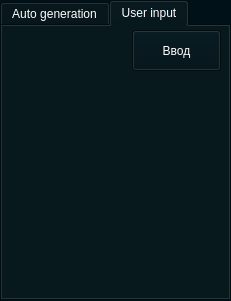
   <widget class="QTabWidget" name="tabWidget">
    <property name="geometry">
     <rect>
      <x>10</x>
      <y>70</y>
      <width>231</width>
      <height>301</height>
     </rect>
    </property>
    <property name="palette">
     <palette>
      <active>
       <colorrole role="WindowText">
        <brush brushstyle="SolidPattern">
         <color alpha="255">
          <red>255</red>
          <green>255</green>
          <blue>255</blue>
         </color>
        </brush>
       </colorrole>
       <colorrole role="Button">
        <brush brushstyle="SolidPattern">
         <color alpha="255">
          <red>0</red>
          <green>17</green>
          <blue>23</blue>
         </color>
        </brush>
       </colorrole>
       <colorrole role="Text">
        <brush brushstyle="SolidPattern">
         <color alpha="255">
          <red>255</red>
          <green>255</green>
          <blue>255</blue>
         </color>
        </brush>
       </colorrole>
       <colorrole role="ButtonText">
        <brush brushstyle="SolidPattern">
         <color alpha="255">
          <red>255</red>
          <green>255</green>
          <blue>255</blue>
         </color>
        </brush>
       </colorrole>
       <colorrole role="Base">
        <brush brushstyle="SolidPattern">
         <color alpha="255">
          <red>27</red>
          <green>91</green>
          <blue>95</blue>
         </color>
        </brush>
       </colorrole>
       <colorrole role="Window">
        <brush brushstyle="SolidPattern">
         <color alpha="255">
          <red>0</red>
          <green>17</green>
          <blue>23</blue>
         </color>
        </brush>
       </colorrole>
       <colorrole role="ToolTipText">
        <brush brushstyle="SolidPattern">
         <color alpha="255">
          <red>255</red>
          <green>255</green>
          <blue>255</blue>
         </color>
        </brush>
       </colorrole>
      </active>
      <inactive>
       <colorrole role="WindowText">
        <brush brushstyle="SolidPattern">
         <color alpha="255">
          <red>255</red>
          <green>255</green>
          <blue>255</blue>
         </color>
        </brush>
       </colorrole>
       <colorrole role="Button">
        <brush brushstyle="SolidPattern">
         <color alpha="255">
          <red>0</red>
          <green>17</green>
          <blue>23</blue>
         </color>
        </brush>
       </colorrole>
       <colorrole role="Text">
        <brush brushstyle="SolidPattern">
         <color alpha="255">
          <red>255</red>
          <green>255</green>
          <blue>255</blue>
         </color>
        </brush>
       </colorrole>
       <colorrole role="ButtonText">
        <brush brushstyle="SolidPattern">
         <color alpha="255">
          <red>255</red>
          <green>255</green>
          <blue>255</blue>
         </color>
        </brush>
       </colorrole>
       <colorrole role="Base">
        <brush brushstyle="SolidPattern">
         <color alpha="255">
          <red>27</red>
          <green>91</green>
          <blue>95</blue>
         </color>
        </brush>
       </colorrole>
       <colorrole role="Window">
        <brush brushstyle="SolidPattern">
         <color alpha="255">
          <red>0</red>
          <green>17</green>
          <blue>23</blue>
         </color>
        </brush>
       </colorrole>
       <colorrole role="ToolTipText">
        <brush brushstyle="SolidPattern">
         <color alpha="255">
          <red>255</red>
          <green>255</green>
          <blue>255</blue>
         </color>
        </brush>
       </colorrole>
      </inactive>
      <disabled>
       <colorrole role="WindowText">
        <brush brushstyle="SolidPattern">
         <color alpha="255">
          <red>190</red>
          <green>190</green>
          <blue>190</blue>
         </color>
        </brush>
       </colorrole>
       <colorrole role="Button">
        <brush brushstyle="SolidPattern">
         <color alpha="255">
          <red>0</red>
          <green>17</green>
          <blue>23</blue>
         </color>
        </brush>
       </colorrole>
       <colorrole role="Text">
        <brush brushstyle="SolidPattern">
         <color alpha="255">
          <red>190</red>
          <green>190</green>
          <blue>190</blue>
         </color>
        </brush>
       </colorrole>
       <colorrole role="ButtonText">
        <brush brushstyle="SolidPattern">
         <color alpha="255">
          <red>190</red>
          <green>190</green>
          <blue>190</blue>
         </color>
        </brush>
       </colorrole>
       <colorrole role="Base">
        <brush brushstyle="SolidPattern">
         <color alpha="255">
          <red>0</red>
          <green>17</green>
          <blue>23</blue>
         </color>
        </brush>
       </colorrole>
       <colorrole role="Window">
        <brush brushstyle="SolidPattern">
         <color alpha="255">
          <red>0</red>
          <green>17</green>
          <blue>23</blue>
         </color>
        </brush>
       </colorrole>
       <colorrole role="ToolTipText">
        <brush brushstyle="SolidPattern">
         <color alpha="255">
          <red>255</red>
          <green>255</green>
          <blue>255</blue>
         </color>
        </brush>
       </colorrole>
      </disabled>
     </palette>
    </property>
    <property name="currentIndex">
     <number>1</number>
    </property>
    <widget class="QWidget" name="tab">
     <attribute name="title">
      <string>Auto generation</string>
     </attribute>
    </widget>
    <widget class="QWidget" name="tab_2">
     <attribute name="title">
      <string>User input</string>
     </attribute>
     <widget class="QPushButton" name="pushButton_3">
      <property name="geometry">
       <rect>
        <x>130</x>
        <y>4</y>
        <width>89</width>
        <height>41</height>
       </rect>
      </property>
      <property name="palette">
       <palette>
        <active>
         <colorrole role="WindowText">
          <brush brushstyle="SolidPattern">
           <color alpha="255">
            <red>255</red>
            <green>255</green>
            <blue>255</blue>
           </color>
          </brush>
         </colorrole>
         <colorrole role="Button">
          <brush brushstyle="SolidPattern">
           <color alpha="255">
            <red>0</red>
            <green>17</green>
            <blue>23</blue>
           </color>
          </brush>
         </colorrole>
         <colorrole role="Text">
          <brush brushstyle="SolidPattern">
           <color alpha="255">
            <red>255</red>
            <green>255</green>
            <blue>255</blue>
           </color>
          </brush>
         </colorrole>
         <colorrole role="ButtonText">
          <brush brushstyle="SolidPattern">
           <color alpha="255">
            <red>255</red>
            <green>255</green>
            <blue>255</blue>
           </color>
          </brush>
         </colorrole>
         <colorrole role="Base">
          <brush brushstyle="SolidPattern">
           <color alpha="255">
            <red>0</red>
            <green>17</green>
            <blue>23</blue>
           </color>
          </brush>
         </colorrole>
         <colorrole role="Window">
          <brush brushstyle="SolidPattern">
           <color alpha="255">
            <red>0</red>
            <green>17</green>
            <blue>23</blue>
           </color>
          </brush>
         </colorrole>
         <colorrole role="ToolTipText">
          <brush brushstyle="SolidPattern">
           <color alpha="255">
            <red>255</red>
            <green>255</green>
            <blue>255</blue>
           </color>
          </brush>
         </colorrole>
        </active>
        <inactive>
         <colorrole role="WindowText">
          <brush brushstyle="SolidPattern">
           <color alpha="255">
            <red>255</red>
            <green>255</green>
            <blue>255</blue>
           </color>
          </brush>
         </colorrole>
         <colorrole role="Button">
          <brush brushstyle="SolidPattern">
           <color alpha="255">
            <red>0</red>
            <green>17</green>
            <blue>23</blue>
           </color>
          </brush>
         </colorrole>
         <colorrole role="Text">
          <brush brushstyle="SolidPattern">
           <color alpha="255">
            <red>255</red>
            <green>255</green>
            <blue>255</blue>
           </color>
          </brush>
         </colorrole>
         <colorrole role="ButtonText">
          <brush brushstyle="SolidPattern">
           <color alpha="255">
            <red>255</red>
            <green>255</green>
            <blue>255</blue>
           </color>
          </brush>
         </colorrole>
         <colorrole role="Base">
          <brush brushstyle="SolidPattern">
           <color alpha="255">
            <red>0</red>
            <green>17</green>
            <blue>23</blue>
           </color>
          </brush>
         </colorrole>
         <colorrole role="Window">
          <brush brushstyle="SolidPattern">
           <color alpha="255">
            <red>0</red>
            <green>17</green>
            <blue>23</blue>
           </color>
          </brush>
         </colorrole>
         <colorrole role="ToolTipText">
          <brush brushstyle="SolidPattern">
           <color alpha="255">
            <red>255</red>
            <green>255</green>
            <blue>255</blue>
           </color>
          </brush>
         </colorrole>
        </inactive>
        <disabled>
         <colorrole role="WindowText">
          <brush brushstyle="SolidPattern">
           <color alpha="255">
            <red>190</red>
            <green>190</green>
            <blue>190</blue>
           </color>
          </brush>
         </colorrole>
         <colorrole role="Button">
          <brush brushstyle="SolidPattern">
           <color alpha="255">
            <red>0</red>
            <green>17</green>
            <blue>23</blue>
           </color>
          </brush>
         </colorrole>
         <colorrole role="Text">
          <brush brushstyle="SolidPattern">
           <color alpha="255">
            <red>190</red>
            <green>190</green>
            <blue>190</blue>
           </color>
          </brush>
         </colorrole>
         <colorrole role="ButtonText">
          <brush brushstyle="SolidPattern">
           <color alpha="255">
            <red>190</red>
            <green>190</green>
            <blue>190</blue>
           </color>
          </brush>
         </colorrole>
         <colorrole role="Base">
          <brush brushstyle="SolidPattern">
           <color alpha="255">
            <red>0</red>
            <green>17</green>
            <blue>23</blue>
           </color>
          </brush>
         </colorrole>
         <colorrole role="Window">
          <brush brushstyle="SolidPattern">
           <color alpha="255">
            <red>0</red>
            <green>17</green>
            <blue>23</blue>
           </color>
          </brush>
         </colorrole>
         <colorrole role="ToolTipText">
          <brush brushstyle="SolidPattern">
           <color alpha="255">
            <red>255</red>
            <green>255</green>
            <blue>255</blue>
           </color>
          </brush>
         </colorrole>
        </disabled>
       </palette>
      </property>
      <property name="text">
       <string>Ввод</string>
      </property>
     </widget>
    </widget>
   </widget>
